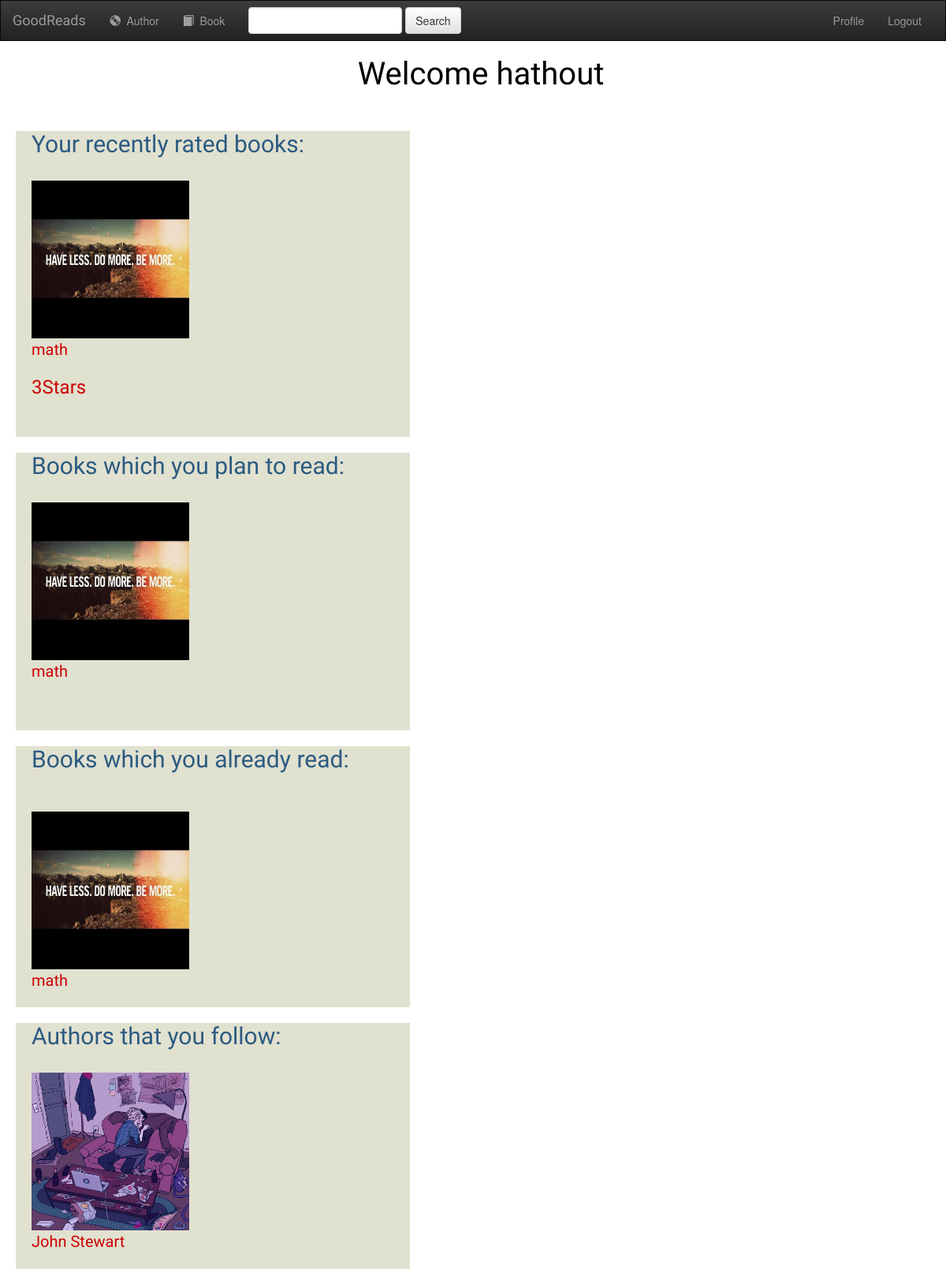
Page /user/account/ (signed in) on the earlier database version.
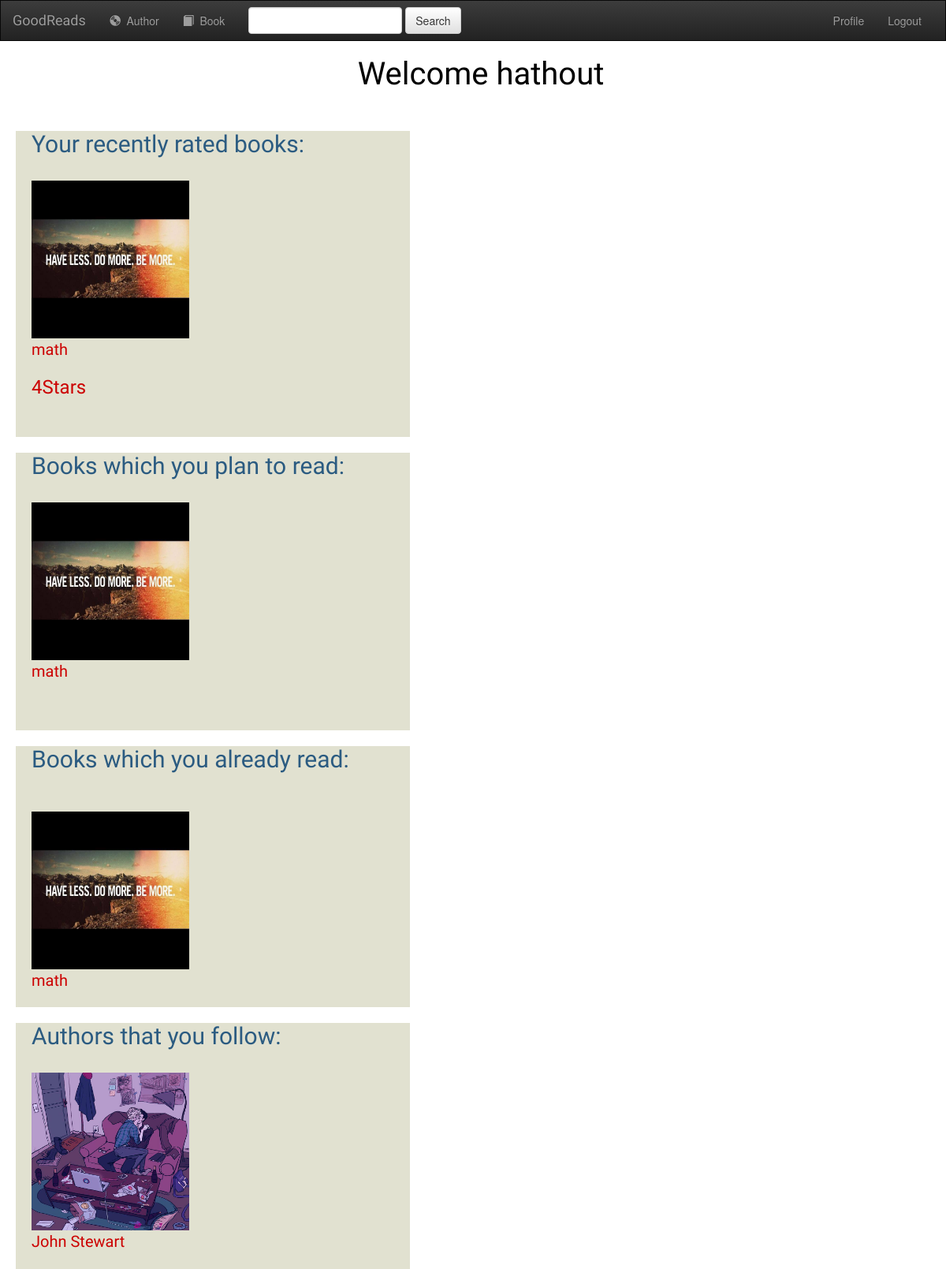
Same page on the later database version.
### Users/models.py (models this page shows)
class rateList(models.Model):
    user=models.ForeignKey(User,on_delete=models.CASCADE)
    book=models.ForeignKey('books.Books',on_delete=models.CASCADE)
    Choices = (
        (1,  '*'),
        (2,  '**'),
        (3,  '***'),
        (4,  '****'),
        (5,  '*****'),
      )
    rate = models.IntegerField(default=1, choices=Choices)

### books/models.py (models this page shows)
class Books(models.Model):
    book_title = models.CharField(max_length= 100)
    book_category = models.ManyToManyField(BookCategory)
    book_description = models.TextField()
    published_at = models.DateField()
    book_cover = models.FileField(null=True,blank=True)
    Author = models.ForeignKey('Authors.Authors',null=True,on_delete=models.CASCADE)
    def __str__(self):
        return self.book_title

### Users/views.py (the view)
# urls.py: path('account/', views.view_profile, name = "view_profile"),
@login_required
def view_profile(request):
    userName = {'user':request.user}
    UserRateList=rateList.objects.filter(user=request.user)
    UserReadList=readList.objects.filter(user=request.user)
    UserWishList=wishList.objects.filter(user=request.user)
    UserFollowList=followList.objects.filter(user=request.user)
    print (UserRateList)
    return render(request, 'users/account.html', {'UserRateList':UserRateList, 'UserReadList':UserReadList, 'UserWishList':UserWishList, 'UserFollowList':UserFollowList})

### Authors/models.py (called while the page is built)
    def __str__(self):
        return self.Author_Name

### Users/templates/users/account.html
<body style="background-image: url('/media/3.jpeg') ; background-size:cover; ">
    {% extends "base.html" %}
    {% block content %}
            <div style="margin-left:20px;">
                <div>
                    <h1 style= "text-align: center;color: black; font-family: 'Lobster';
                            font-size: 40px">Welcome {{ request.user }}</h1>
                            <br>
                    <div style="background-color:#e1e1d0; width:500px;padding-left:20px">
                            <h1 style= "font-size: 30px; color: #2b5b81;">Your recently rated books:</h1><br>
                            {% for rate in UserRateList %}
                        <a href ="/books/{{ rate.book.id }}/" > <img class="card-img-top" src="/media/{{ rate.book.book_cover }}" alt="" style="width:200px;height:200px;"><br>
                                <font style="color: #cc0000;font-size:20 ;font-family: 'Lobster';">{{ rate.book }}</font>
                            </a>
                                <h3 style="color:#cc0000;font-family: 'Lobster';">{{ rate.rate }}Stars</h3>
                            {% endfor %}
                                <br><br>
                    </div>
                    <div style="background-color:#e1e1d0; width:500px;padding-left:20px">
                            <h1 style= "font-size: 30px; color: #2b5b81;">Books which you plan to read:</h1>
                            {% for wbook in UserWishList %}
                            <br>
                            <a href ="/books/{{ wbook.book.id }}/" > <img class="card-img-top" src="/media/{{ wbook.book.book_cover }}" alt="" style="width:200px;height:200px;">
                                <br><font style="color: #cc0000;font-size:20 ;font-family: 'Lobster';">{{ wbook.book }}</font></a>
                              <br>
                              <br>
                            {% endfor %}
                                <br><br>
                    </div>
                    <div style="background-color:#e1e1d0; width:500px;padding-left:20px">
                            <h1 style= "font-size: 30px; color: #2b5b81;">Books which you already read:</h1><br>
                            {% for rbook in UserReadList %}
                            <br>
                              <a href ="/books/{{ rbook.book.id }}/" ><img class="card-img-top" src="/media/{{ rbook.book.book_cover }}" alt="" style="width:200px;height:200px;">
                                  <br><font style="color: #cc0000;font-size:20 ;font-family: 'Lobster';">{{ rbook.book }}</font></a>
                                <br>
                                <br>
                            {% endfor %}
                    </div>
                    <div style="background-color:#e1e1d0; width:500px;padding-left:20px">
                            <h1 style= "font-size: 30px; color: #2b5b81;">Authors that you follow:</h1>
                            {% for author in UserFollowList %}
                            <br>
                            <a href = "/authors/{{ author.author.id }}/"> <img class="card-img-top" src="/media/{{ author.author.author_img }}" alt="" style="width:200px;height:200px;">
                              <br><font style="color: #cc0000;font-size:20 ;font-family: 'Lobster';">{{ author.author }}</font></a> <br>
                              <br>
                    </div>
                            {% endfor %}
                </div>
            </div>
    {% endblock %}

Differences in the rows shown:
changed rateList "math": rate "3" → "4"
